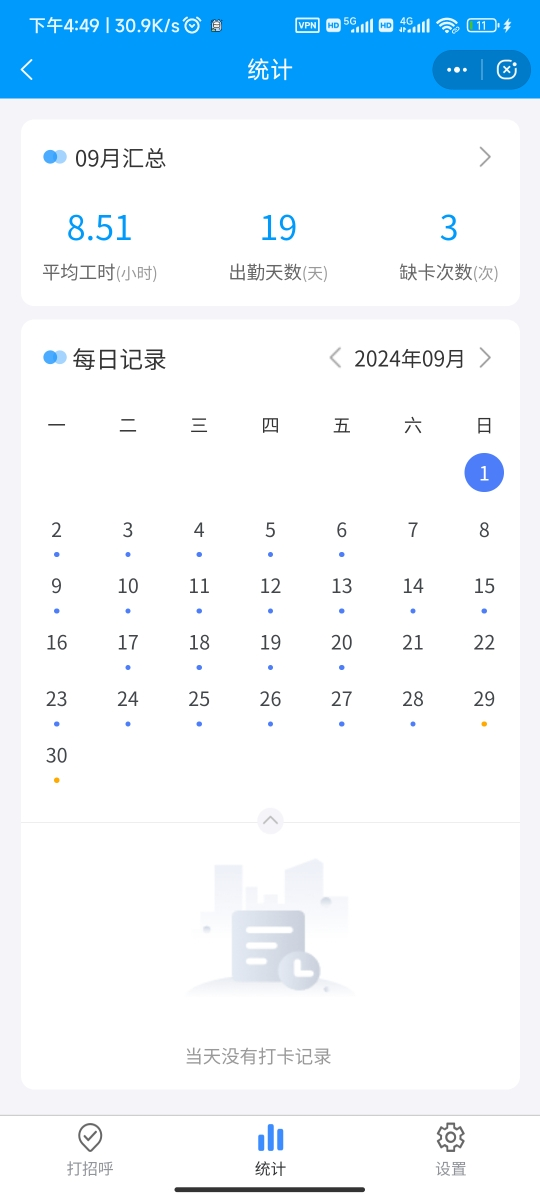
#> input picture Image/attendance.png, 540 x 1200 px, found by its file name
$ python test1.py
#> lines starting #> are read from the running program, lines starting #| are printed output that depends on the picture; after the words box and inside, x2 and y2 are one past the last pixel; in counts of white or black regions, pixels touching at a corner belong together
import cv2
import numpy as np

# 读取图像
image = cv2.imread("attendance.png")
#> image is the input picture: shape (1200, 540, 3); mean B, G, R 251, 242.4, 230.1

# 转换为灰度图像
gray_image = cv2.cvtColor(image, cv2.COLOR_BGR2GRAY)
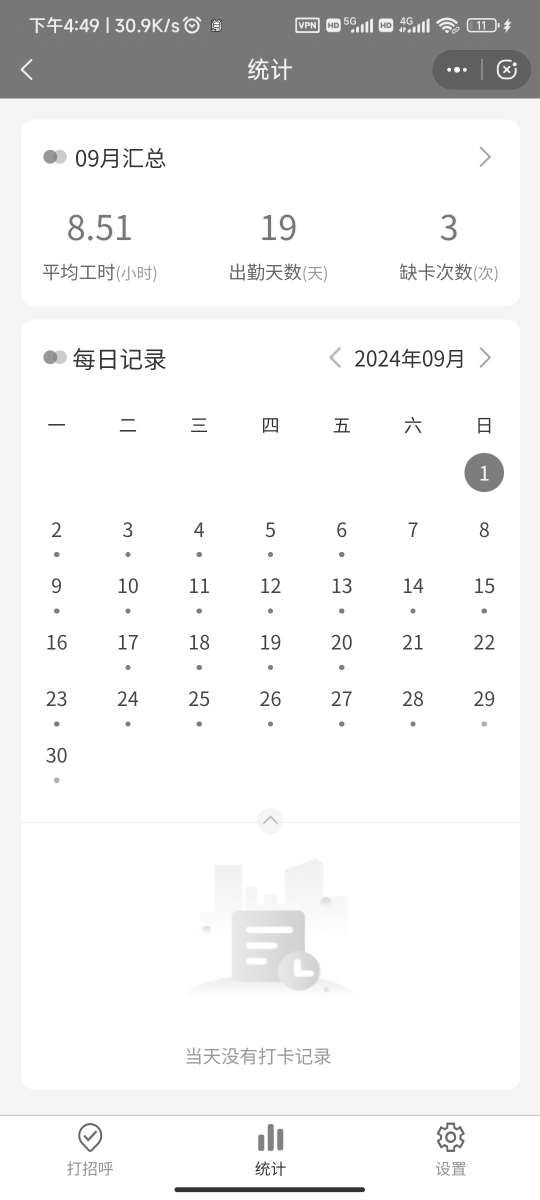
#> gray_image: shape (1200, 540); min 49, max 255, mean 239.7

# 使用二值化处理图像
_, binary_image = cv2.threshold(gray_image, 150, 255, cv2.THRESH_BINARY_INV)
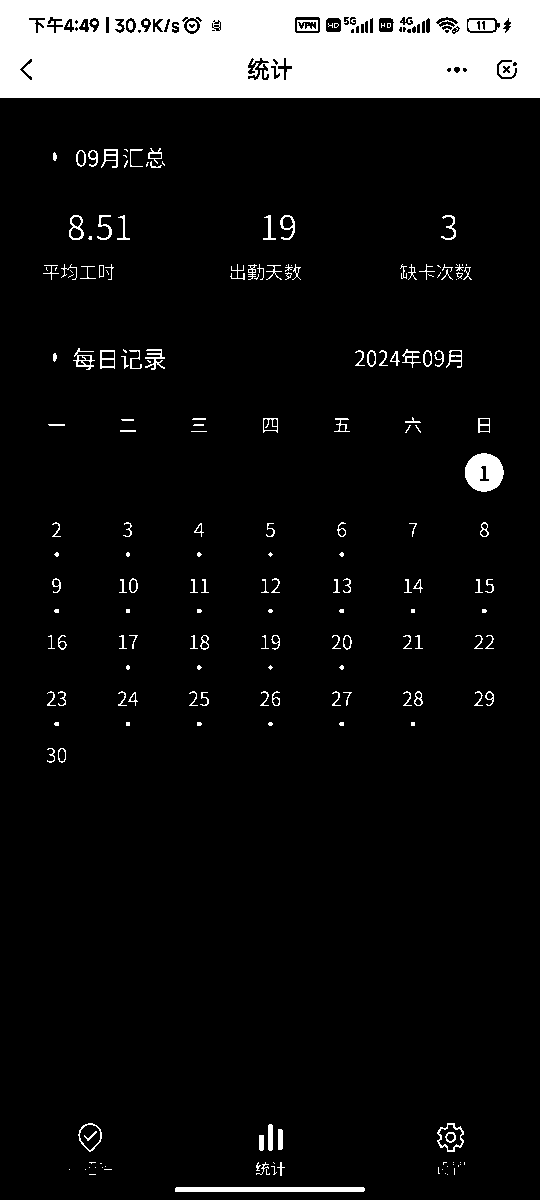
#> binary_image: shape (1200, 540); 9.1% white; 208 white regions (85 under 20 px)

# 显示二值化处理后的图像（用于调试）
cv2.imshow("Binary Image", binary_image)
cv2.waitKey(0)
cv2.destroyAllWindows()
# 查找轮廓
contours, _ = cv2.findContours(binary_image, cv2.RETR_EXTERNAL, cv2.CHAIN_APPROX_SIMPLE)
#> contours = 191 contours, 138 with area under 20; largest, box (x1, y1, x2, y2) and area: (0, 0, 540, 98) 52283, (465, 453, 504, 492) 1126, (175, 1187, 365, 1192) 754, (437, 1123, 464, 1152) 506, (78, 1123, 102, 1152) 452

# 在原始图像上绘制轮廓（方便调试）
image_with_contours = image.copy()
cv2.drawContours(image_with_contours, contours, -1, (0, 255, 0), 2)
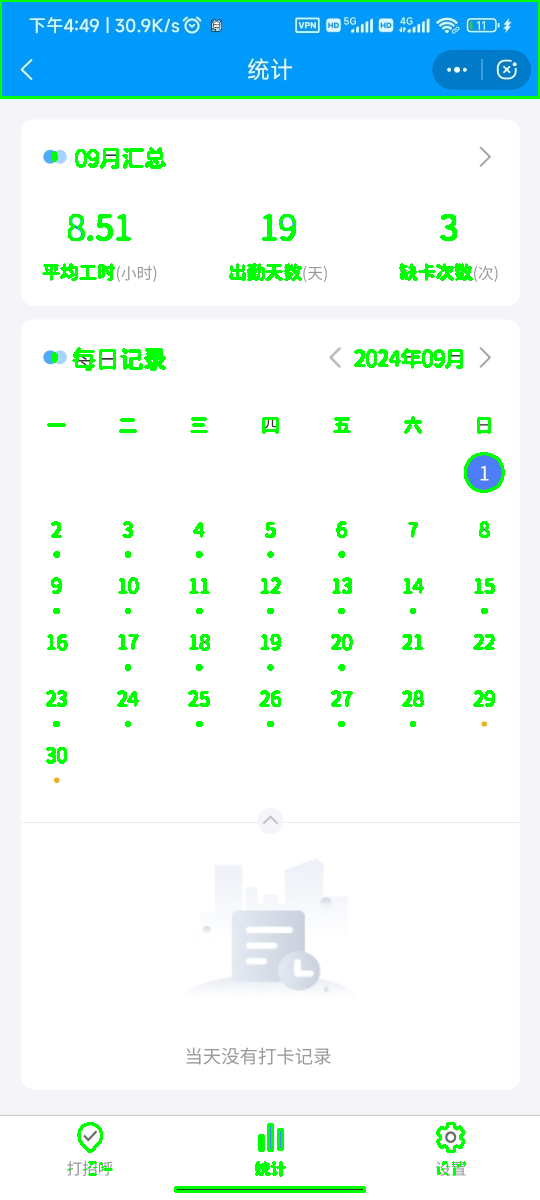
#> image_with_contours: shape (1200, 540, 3); 3.17% of pixels changed, all inside (x1, y1, x2, y2) = (0, 0, 540, 1193)

# 显示检测到的轮廓
cv2.imshow("Contours", image_with_contours)
cv2.waitKey(0)
cv2.destroyAllWindows()
# 在每个元素块上绘制红框
image_with_red_boxes = image.copy()

for contour in contours:
    # 计算轮廓的外接矩形
    x, y, w, h = cv2.boundingRect(contour)

    # 绘制红框
    cv2.rectangle(image_with_red_boxes, (x, y), (x + w, y + h), (0, 0, 255), 2)  # 红色框
#> this loop made 191 passes
#> (x, y, w, h) on passes 1, 2, 4: (175, 1187, 190, 5), (447, 1174, 1, 1), (445, 1173, 1, 1)
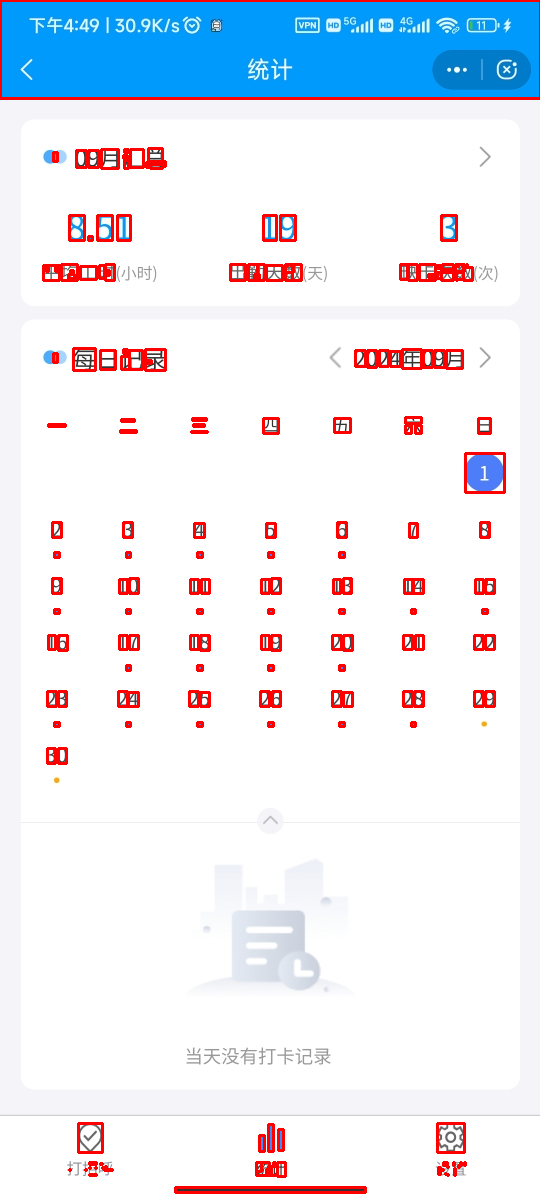
#> image_with_red_boxes: shape (1200, 540, 3); 3.57% of pixels changed, all inside (x1, y1, x2, y2) = (0, 0, 540, 1194)

# 显示带红框的图像
cv2.imshow("Red Boxes on Elements", image_with_red_boxes)
cv2.waitKey(0)
cv2.destroyAllWindows()
